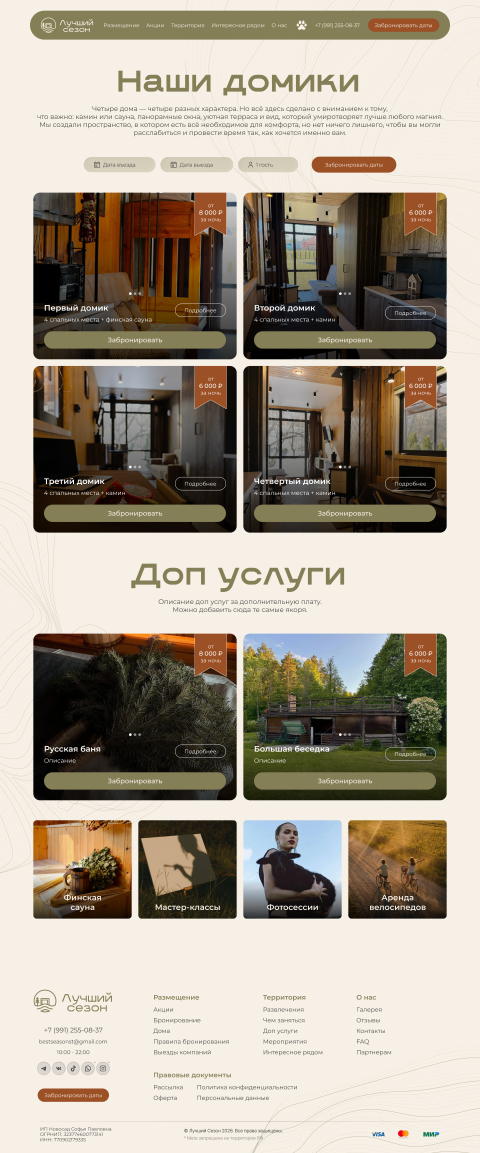
#> input picture design/figma-export/Houses_58006-2465.png, 1440 x 3459 px (shown at 1/3 size)
$ python compare.py --ref figma-export/Houses_58006-2465.png
#> lines starting #> are read from the running program, lines starting #| are printed output that depends on the picture; pictures that were not available may be replaced by others from this repository, and a replacement may not be noted
#!/usr/bin/env python3
"""Попиксельное сравнение страницы с эталоном из макета.

Зачем: «на глаз похоже» — не критерий приёмки. Этот скрипт берёт PNG,
выгруженный из Figma, рендерит нашу страницу в той же ширине и
показывает, где именно и на сколько они расходятся.

Важная оговорка: полного совпадения пиксель в пиксель не будет никогда,
пока на сайте нет тех же фотографий, что в макете. Поэтому скрипт
считает расхождение по горизонтальным полосам и выводит худшие — так
видно, какая секция уехала, даже когда картинки внутри разные.

Как получить эталон:
  В Figma выделить фрейм → Ctrl+Shift+E → PNG, масштаб 1x →
  положить в design/reference/<имя>.png

Запуск:
  python design/compare.py --ref design/reference/glavnaya.png \
                           --url http://127.0.0.1:8000/
  python design/compare.py --ref ... --url ... --band 100 --top 12

Что выводит:
  · общее расхождение в процентах
  · таблицу худших полос с координатой по вертикали
  · картинку сравнения в design/out/: эталон, наш рендер и карта различий
"""

import argparse
import json
import subprocess
import sys
import tempfile
from pathlib import Path

try:
    import numpy as np
    from PIL import Image, ImageChops, ImageDraw
except ImportError:
    print("Нужен Pillow: pip install Pillow --break-system-packages")
    sys.exit(2)

OUT = Path(__file__).parent / "out"

SHOOTER = r"""
const { chromium } = require('playwright');
(async () => {
  const [, , url, width, outPath] = process.argv;
  const browser = await chromium.launch({
    executablePath: process.env.CHROME_PATH || undefined,
  });
  const page = await browser.newPage({
    viewport: { width: Number(width), height: 900 },
    deviceScaleFactor: 1,
  });
  await page.goto(url, { waitUntil: 'networkidle' });
  // Ждём шрифты: без этого первый кадр снимается запасной гарнитурой
  await page.evaluate(() => document.fonts.ready);
  await page.waitForTimeout(400);
  await page.screenshot({ path: outPath, fullPage: true });
  await browser.close();
})().catch(e => { console.error(e); process.exit(2); });
"""


def shoot(url, width, path):
    with tempfile.NamedTemporaryFile("w", suffix=".js", delete=False) as f:
        f.write(SHOOTER)
        js = f.name
    proc = subprocess.run(["node", js, url, str(width), str(path)],
                          capture_output=True, text=True)
    if proc.returncode != 0:
        raise RuntimeError(f"Не удалось снять страницу:\n{proc.stderr[:1200]}")


def to_gray(im):
    """Сравниваем по яркости: разница в цвете фотографий нас не интересует,
    важно, съехала ли раскладка."""
    return im.convert("L")


def main():
    ap = argparse.ArgumentParser()
    ap.add_argument("--ref", required=True, help="PNG-эталон, выгруженный из Figma")
    ap.add_argument("--url", default="http://127.0.0.1:8000/")
    ap.add_argument("--band", type=int, default=100,
                    help="высота полосы для замера, px")
    ap.add_argument("--top", type=int, default=12,
                    help="сколько худших полос показать")
    ap.add_argument("--name", default=None, help="имя файлов отчёта")
    ap.add_argument("--offset", type=int, default=0,
                    help="сдвинуть наш рендер на N px вниз перед сравнением: "
                         "нужно, когда эталон — не начало страницы")
    ap.add_argument("--whole", action="store_true",
                    help="эталон — вся страница целиком, а не фрагмент. "
                         "Тогда проверяется и общая высота")
    args = ap.parse_args()

    ref_path = Path(args.ref)
    if not ref_path.exists():
        print(f"Эталон не найден: {ref_path}")
        print("Выгрузите фрейм из Figma в PNG 1x и положите в design/reference/")
        return 2

    OUT.mkdir(parents=True, exist_ok=True)
    name = args.name or ref_path.stem

    ref = Image.open(ref_path).convert("RGB")
    print(f"Эталон: {ref_path.name}, {ref.width}×{ref.height}")
#| Эталон: Houses_58006-2465.png, 1440×3459

    shot_path = OUT / f"{name}-nash.png"
    shoot(args.url, ref.width, shot_path)
#> (the call stopped at in shoot, `proc = subprocess.run(["node", js, url, str(width), str(path)], captur..`: subprocess is not available in this run)
    shot = Image.open(shot_path).convert("RGB")
    print(f"Наш рендер: {shot.width}×{shot.height}")
#| Наш рендер: 1440×3459

    if shot.width != ref.width:
        # Ширина обязана совпадать — иначе сравнение бессмысленно
        shot = shot.resize((ref.width, round(shot.height * ref.width / shot.width)))

    # Сдвиг: эталон может быть куском страницы, а не её началом
    if args.offset:
        shot = shot.crop((0, args.offset, shot.width, shot.height))
        print(f"Сдвиг рендера на {args.offset} px вниз")

    dh = shot.height - ref.height
#> dh = 0
    if args.whole:
        print(f"Разница по высоте: {dh:+d} px "
              f"({dh / ref.height * 100:+.1f}% от эталона)")
        if abs(dh) > ref.height * 0.15:
            print("  ⚠ Высота расходится больше чем на 15%. Скорее всего дело "
                  "не в отступах, а в составе блоков или в отсутствующих "
                  "фотографиях.")
    else:
        print(f"Эталон — фрагмент страницы, сравниваю первые {ref.height} px "
              f"рендера. Для сверки всей страницы нужен --whole и полный "
              f"экспорт фрейма.")
#| Эталон — фрагмент страницы, сравниваю первые 3459 px рендера. Для сверки всей страницы нужен --whole и полный экспорт фрейма.

    # Общая область. Добивать недостающее белым нельзя: белое поле само
    # даёт огромное расхождение и прячет настоящие различия.
    h = max(ref.height, shot.height) if args.whole else min(ref.height, shot.height)
#> h = 3459
    canvas_ref = Image.new("RGB", (ref.width, h), "white")
#> canvas_ref: PIL image 1440x3459 RGB; every value is 255
    canvas_ref.paste(ref.crop((0, 0, ref.width, min(h, ref.height))), (0, 0))
    canvas_shot = Image.new("RGB", (ref.width, h), "white")
    canvas_shot.paste(shot.crop((0, 0, ref.width, min(h, shot.height))), (0, 0))

    diff = ImageChops.difference(to_gray(canvas_ref), to_gray(canvas_shot))
#> in to_gray, `return im.convert("L")`:
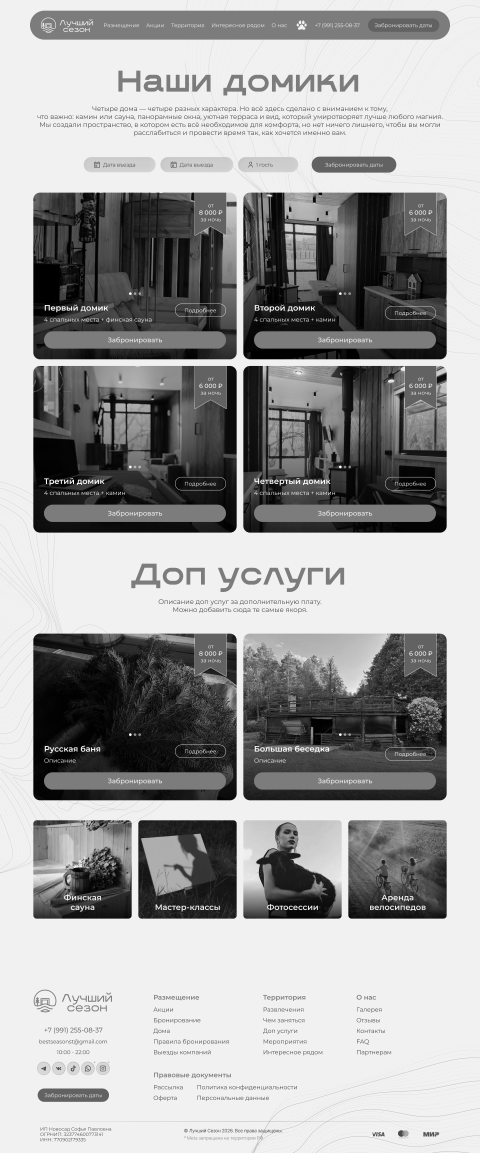
#> returned value: PIL image 1440x3459 L (shown at 1/3 size); min 0, max 255, mean 162.4
#> diff: PIL image 1440x3459 L; every value is 0

    # numpy вместо попиксельных циклов: на странице в 8000px разница
    # между секундами и минутами, а сверка гоняется после каждой правки.
    arr = np.asarray(diff, dtype=np.float32) / 255.0
#> arr: shape (3459, 1440) float32; every value is 0
    bands = []
    for y0 in range(0, h, args.band):
        y1 = min(y0 + args.band, h)
        bands.append((y0, y1, float(arr[y0:y1].mean())))
#> after the loop, bands = 35 items, first 6: (0, 100, 0), (100, 200, 0), (200, 300, 0), (300, 400, 0), (400, 500, 0), (500, 600, 0)
    overall = float(arr.mean())
#> overall = 0

    # Сравнение с прошлым запуском: смысл сверки не в абсолютном числе,
    # а в том, падает оно от правки к правке или растёт.
    hist_path = OUT / f"{name}-istoriya.json"
    history = []
    if hist_path.exists():
        try:
            history = json.loads(hist_path.read_text(encoding="utf-8"))
        except Exception:
            history = []

    print(f"\nОбщее расхождение: {overall * 100:.1f}%")
#| Общее расхождение: 0.0%
    if history:
        prev = history[-1]
        delta = overall - prev["общее_расхождение"]
        # Порог 0.05 п.п.: сглаживание шрифтов и джипег-шум дают дрожание
        # в сотых долях, и без порога каждый запуск читался бы как «хуже».
        if abs(delta) < 0.0005:
            print(f"Прошлый запуск: {prev['общее_расхождение'] * 100:.1f}% "
                  f"— без изменений")
        else:
            znak = "лучше" if delta < 0 else "хуже"
            print(f"Прошлый запуск: {prev['общее_расхождение'] * 100:.1f}%  "
                  f"→ {abs(delta) * 100:.1f} п.п. {znak}")
        # Полосы, которые ухудшились — самое важное после правки
        prev_bands = {b["от"]: b["расхождение"] for b in prev.get("полосы", [])}
        worsened = [
            (y0, c, prev_bands[y0])
            for y0, y1, c in bands
            if y0 in prev_bands and c - prev_bands[y0] > 0.01
        ]
        if worsened:
            print(f"\n⚠ Полосы, которые стали ХУЖЕ после правки — {len(worsened)}:")
            for y0, now, was in sorted(worsened, key=lambda t: -(t[1] - t[2]))[:5]:
                print(f"   y={y0}: было {was * 100:.1f}%, стало {now * 100:.1f}%")
            print("   Проверьте, не сломала ли последняя правка соседний блок.")
    print("(Расхождение включает разницу фотографий. Смотрите не на "
          "абсолютное число, а на то, какие полосы выделяются.)\n")

    worst = sorted(bands, key=lambda b: -b[2])[: args.top]
#> worst = [(0, 100, 0), (100, 200, 0), (200, 300, 0), (300, 400, 0), (400, 500, 0), (500, 600, 0), (600, 700, 0), (700, 800, 0), (800, 900, 0), (900, 1000, 0), (1000, 1100, 0), (1100, 1200, 0)]
    print(f"Худшие {len(worst)} полос по {args.band}px:")
#| Худшие 12 полос по 100px:
    print(f"{'вертикаль':>14}  {'расхождение':>12}  шкала")
    for y0, y1, avg in worst:
        bar = "█" * round(avg * 40)
        print(f"{y0:>6}–{y1:<7}  {avg * 100:>10.1f}%  {bar}")
#> this loop made 12 passes
#> (y0, y1) on passes 1 to 12: (0, 100), (100, 200), (200, 300), (300, 400), (400, 500), (500, 600), (600, 700), (700, 800), (800, 900), (900, 1000), (1000, 1100), (1100, 1200)
#|      0–100             0.0%
#|    100–200             0.0%
#|    200–300             0.0%
#|    300–400             0.0%
#|    400–500             0.0%
#|    500–600             0.0%
#|    600–700             0.0%
#|    700–800             0.0%
#> (further printed lines are left out)

    # Картинка отчёта: эталон | наш | карта различий
    scale = min(1.0, 1400 / (ref.width * 3))
#> scale = 0.324
    tw, th = round(ref.width * scale), round(h * scale)
#> tw = 467; th = 1121
    report = Image.new("RGB", (tw * 3 + 24, th), "white")
#> report: PIL image 1425x1121 RGB; every value is 255
    report.paste(canvas_ref.resize((tw, th)), (0, 0))
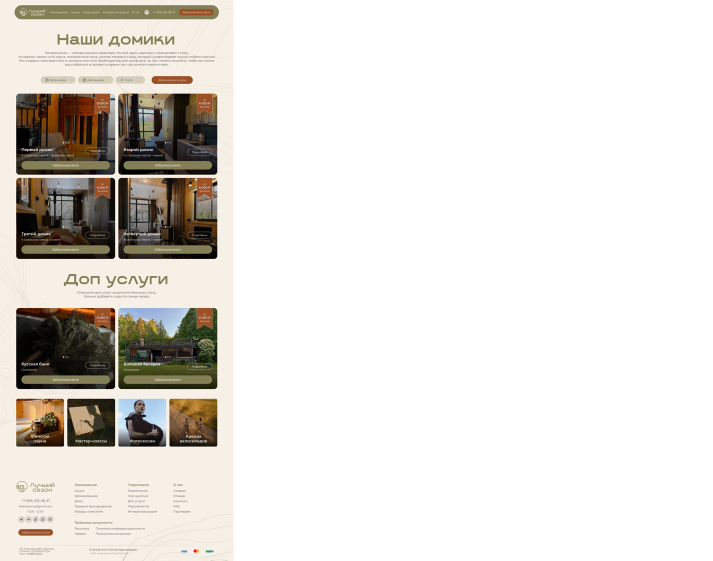
#> report: PIL image 1425x1121 RGB (shown at 1/2 size); mean R, G, B 227.3, 224.2, 219.6
    report.paste(canvas_shot.resize((tw, th)), (tw + 12, 0))
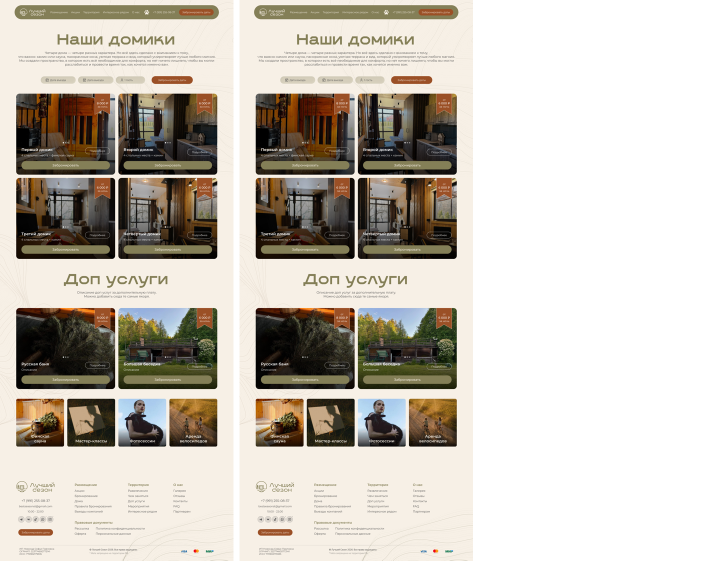
#> report: PIL image 1425x1121 RGB (shown at 1/2 size); mean R, G, B 199.6, 193.5, 184.1
    heat = diff.point(lambda v: min(255, v * 3)).convert("RGB")
#> heat: PIL image 1440x3459 RGB; every value is 0
    report.paste(heat.resize((tw, th)), (tw * 2 + 24, 0))
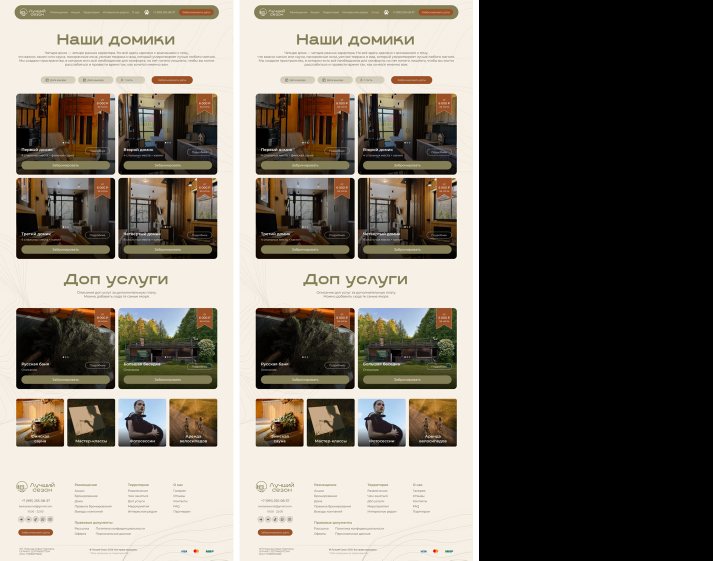
#> report: PIL image 1425x1121 RGB (shown at 1/2 size); mean R, G, B 116.1, 109.9, 100.5

    d = ImageDraw.Draw(report)
    for i, label in enumerate(["МАКЕТ", "НАШ САЙТ", "РАЗЛИЧИЯ"]):
        d.text((i * (tw + 12) + 6, 6), label, fill=(200, 0, 0))

    report_path = OUT / f"{name}-sravnenie.png"
    report.save(report_path)

    (OUT / f"{name}-otchet.json").write_text(json.dumps({
        "эталон": str(ref_path),
        "адрес": args.url,
        "ширина": ref.width,
        "высота_эталона": ref.height,
        "высота_сайта": shot.height,
        "разница_высоты_px": dh,
        "общее_расхождение": round(overall, 4),
        "полосы": [{"от": a, "до": b, "расхождение": round(c, 4)} for a, b, c in bands],
    }, ensure_ascii=False, indent=2), encoding="utf-8")

    history.append({
        "общее_расхождение": round(overall, 4),
        "полосы": [{"от": a, "расхождение": round(c, 4)} for a, b, c in bands],
    })
    hist_path.write_text(json.dumps(history[-20:], ensure_ascii=False, indent=1),
                         encoding="utf-8")

    print(f"\nОтчёт: {report_path}")
    print(f"Данные: {OUT / f'{name}-otchet.json'}")
    return 0


if __name__ == "__main__":
    sys.exit(main())
#> (the program exits here)
